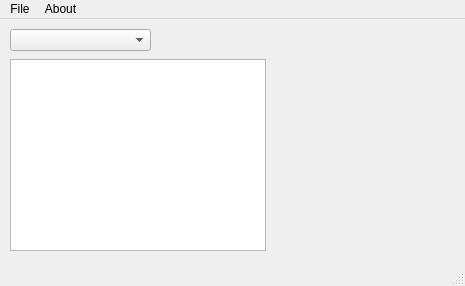
<?xml version="1.0" encoding="UTF-8"?>
<ui version="4.0">
 <class>Workspace</class>
 <widget class="QMainWindow" name="Workspace">
  <property name="geometry">
   <rect>
    <x>0</x>
    <y>0</y>
    <width>465</width>
    <height>286</height>
   </rect>
  </property>
  <property name="sizePolicy">
   <sizepolicy hsizetype="Expanding" vsizetype="Expanding">
    <horstretch>0</horstretch>
    <verstretch>0</verstretch>
   </sizepolicy>
  </property>
  <property name="windowTitle">
   <string>Workspace</string>
  </property>
  <widget class="QWidget" name="centralwidget">
   <widget class="QTableWidget" name="tableWidget">
    <property name="geometry">
     <rect>
      <x>10</x>
      <y>40</y>
      <width>256</width>
      <height>192</height>
     </rect>
    </property>
    <property name="layoutDirection">
     <enum>Qt::LeftToRight</enum>
    </property>
   </widget>
   <widget class="QComboBox" name="Tables_comboBox">
    <property name="geometry">
     <rect>
      <x>10</x>
      <y>10</y>
      <width>141</width>
      <height>22</height>
     </rect>
    </property>
   </widget>
  </widget>
  <widget class="QMenuBar" name="menubar">
   <property name="geometry">
    <rect>
     <x>0</x>
     <y>0</y>
     <width>465</width>
     <height>21</height>
    </rect>
   </property>
   <widget class="QMenu" name="menuFile">
    <property name="title">
     <string>File</string>
    </property>
    <widget class="QMenu" name="menuReports">
     <property name="title">
      <string>Reports</string>
     </property>
     <addaction name="actionReport_1"/>
    </widget>
    <addaction name="actionSave"/>
    <addaction name="separator"/>
    <addaction name="menuReports"/>
   </widget>
   <widget class="QMenu" name="menuAbout">
    <property name="title">
     <string>About</string>
    </property>
   </widget>
   <addaction name="menuFile"/>
   <addaction name="menuAbout"/>
  </widget>
  <widget class="QStatusBar" name="statusbar"/>
  <action name="actionSave">
   <property name="text">
    <string>Save</string>
   </property>
  </action>
  <action name="actionReport_1">
   <property name="text">
    <string>Report 1</string>
   </property>
  </action>
 </widget>
 <resources/>
 <connections/>
</ui>
